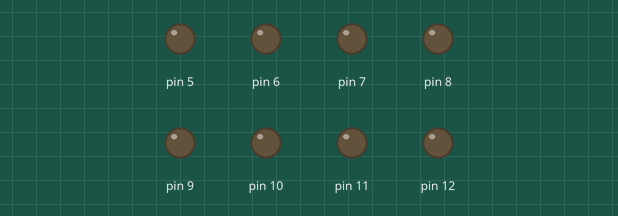
The sketch below on a simulated Arduino Uno, built with avr-gcc and run on an emulated ATmega328P. On the bench: output pins drawn as LEDs (lit = HIGH).

Above: at 0.12 s.
At 4.87 s:
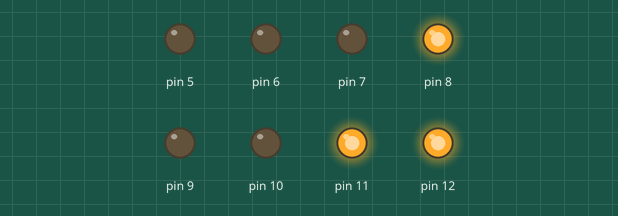
At 9.87 s:
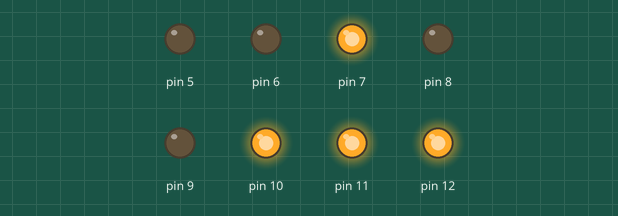
At 19.87 s:
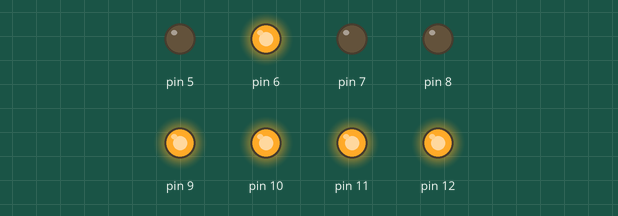
At 29.63 s:
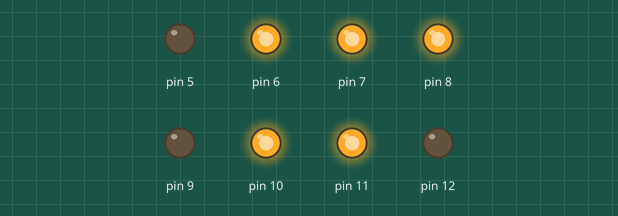
At 39.63 s:
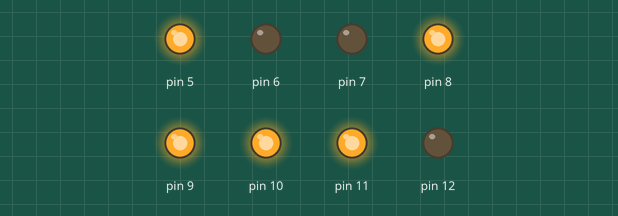
Timing chart, 0 to 40.0 s (numbered marks = the images above):
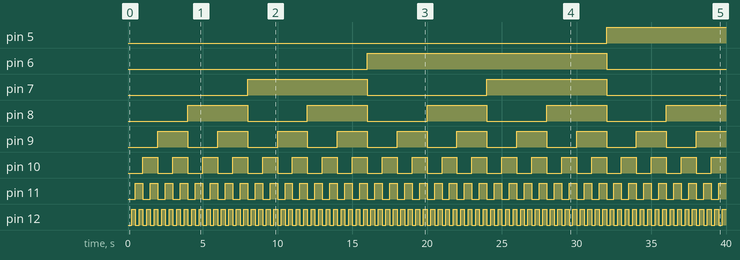

The sketch:

Licznik_8bit.ino
```cpp
int x=0;
int y=0;
int z=0;
int a=0;
int b=0;
int c=0;
int d=0;
int e=0;
void setup() {
  pinMode(12, OUTPUT);
  pinMode(11, OUTPUT);
  pinMode(10, OUTPUT);
  pinMode(9, OUTPUT);
  pinMode(8, OUTPUT);
  pinMode(7, OUTPUT);
  pinMode(6, OUTPUT);
  pinMode(5, OUTPUT);
}

void loop() {
  if(x>0){
    digitalWrite(12, HIGH);
  }
  if(x<1){
    digitalWrite(12, LOW);
  }
  if(y>1){
    digitalWrite(11, HIGH);
  }
  if(y<2){
    digitalWrite(11, LOW);
  }
  if(z>3){
    digitalWrite(10, HIGH);
  }
  if(z<4){
    digitalWrite(10, LOW);
  }
  if(a>7){
    digitalWrite(9, HIGH);
  }
  if(a<8){
    digitalWrite(9, LOW);
  }
  if(b>15){
    digitalWrite(8, HIGH);
  }
  if(b<16){
    digitalWrite(8, LOW);
  }
  if(c>31){
    digitalWrite(7, HIGH);
  }
  if(c<32){
    digitalWrite(7, LOW);
  }
  if(d>63){
    digitalWrite(6, HIGH);
  }
  if(d<64){
    digitalWrite(6, LOW);
  }
  if(e>127){
    digitalWrite(5, HIGH);
  }
  if(e<128){
    digitalWrite(5, LOW);
  }
  x++;
  y++;
  z++;
  a++;
  b++;
  c++;
  d++;
  e++;
  if(x>1){
    x=0;
  }
  if(y>3){
    y=0;
  }
  if(z>7){
    z=0;
  }
  if(a>15){
    a=0;
  }
  if(b>31){
    b=0;
  }
  if(c>63){
    c=0;
  }
  if(d>127){
    d=0;
  }
  if(e>255){
    e=0;
  }
  delay(250);
}
```

Measured:
- by itself, pin 5: LOW → HIGH at 32.0 s
- by itself, pin 6: LOW → HIGH at 16.0 s, → LOW 16.0 s later
- by itself, pin 7: alternates HIGH for 8.0 s and LOW for 8.0 s
- by itself, pin 8: alternates HIGH for 4.0 s and LOW for 4.0 s
- by itself, pin 9: alternates HIGH for 2.0 s and LOW for 2.0 s
- by itself, pin 10: alternates HIGH for 1.0 s and LOW for 1.0 s
- by itself, pin 11: alternates HIGH for 0.50 s and LOW for 0.50 s
- by itself, pin 12: alternates HIGH for 0.25 s and LOW for 0.25 s
